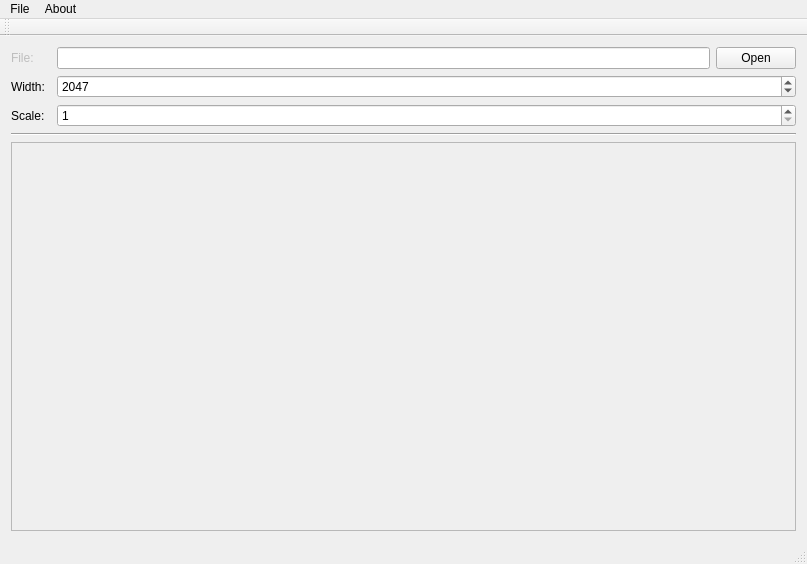
<?xml version="1.0" encoding="UTF-8"?>
<ui version="4.0">
 <class>MainWindow</class>
 <widget class="QMainWindow" name="MainWindow">
  <property name="geometry">
   <rect>
    <x>0</x>
    <y>0</y>
    <width>807</width>
    <height>564</height>
   </rect>
  </property>
  <property name="windowTitle">
   <string>MainWindow</string>
  </property>
  <widget class="QWidget" name="centralWidget">
   <layout class="QGridLayout" name="gridLayout">
    <item row="1" column="0">
     <widget class="QLabel" name="label">
      <property name="text">
       <string>Width:</string>
      </property>
     </widget>
    </item>
    <item row="0" column="0">
     <widget class="QLabel" name="label_3">
      <property name="enabled">
       <bool>false</bool>
      </property>
      <property name="text">
       <string>File:</string>
      </property>
     </widget>
    </item>
    <item row="0" column="2">
     <widget class="QLineEdit" name="lineEdit">
      <property name="enabled">
       <bool>true</bool>
      </property>
      <property name="text">
       <string/>
      </property>
      <property name="readOnly">
       <bool>true</bool>
      </property>
     </widget>
    </item>
    <item row="1" column="2" colspan="2">
     <widget class="QSpinBox" name="spinBox">
      <property name="sizePolicy">
       <sizepolicy hsizetype="Expanding" vsizetype="Fixed">
        <horstretch>0</horstretch>
        <verstretch>0</verstretch>
       </sizepolicy>
      </property>
      <property name="minimum">
       <number>8</number>
      </property>
      <property name="maximum">
       <number>10000000</number>
      </property>
      <property name="singleStep">
       <number>1</number>
      </property>
      <property name="value">
       <number>2047</number>
      </property>
     </widget>
    </item>
    <item row="4" column="0" colspan="4">
     <widget class="QScrollArea" name="scrollArea">
      <property name="widgetResizable">
       <bool>true</bool>
      </property>
      <widget class="QWidget" name="scrollAreaWidgetContents">
       <property name="geometry">
        <rect>
         <x>0</x>
         <y>0</y>
         <width>787</width>
         <height>376</height>
        </rect>
       </property>
      </widget>
     </widget>
    </item>
    <item row="0" column="3">
     <widget class="QPushButton" name="pushButton">
      <property name="enabled">
       <bool>true</bool>
      </property>
      <property name="text">
       <string>Open</string>
      </property>
     </widget>
    </item>
    <item row="3" column="0" colspan="4">
     <widget class="Line" name="line">
      <property name="sizePolicy">
       <sizepolicy hsizetype="Expanding" vsizetype="Minimum">
        <horstretch>0</horstretch>
        <verstretch>0</verstretch>
       </sizepolicy>
      </property>
      <property name="orientation">
       <enum>Qt::Horizontal</enum>
      </property>
     </widget>
    </item>
    <item row="2" column="0">
     <widget class="QLabel" name="label_2">
      <property name="text">
       <string>Scale:</string>
      </property>
     </widget>
    </item>
    <item row="2" column="2" colspan="2">
     <widget class="QSpinBox" name="spinBoxScale">
      <property name="minimum">
       <number>1</number>
      </property>
      <property name="maximum">
       <number>10</number>
      </property>
      <property name="value">
       <number>1</number>
      </property>
     </widget>
    </item>
   </layout>
  </widget>
  <widget class="QMenuBar" name="menuBar">
   <property name="geometry">
    <rect>
     <x>0</x>
     <y>0</y>
     <width>807</width>
     <height>25</height>
    </rect>
   </property>
   <widget class="QMenu" name="menuBitView">
    <property name="title">
     <string>File</string>
    </property>
    <addaction name="actionOpen"/>
    <addaction name="actionClose"/>
   </widget>
   <widget class="QMenu" name="menuAbout">
    <property name="title">
     <string>About</string>
    </property>
   </widget>
   <addaction name="menuBitView"/>
   <addaction name="menuAbout"/>
  </widget>
  <widget class="QToolBar" name="mainToolBar">
   <attribute name="toolBarArea">
    <enum>TopToolBarArea</enum>
   </attribute>
   <attribute name="toolBarBreak">
    <bool>false</bool>
   </attribute>
  </widget>
  <widget class="QStatusBar" name="statusBar"/>
  <action name="actionOpen">
   <property name="text">
    <string>Open...</string>
   </property>
  </action>
  <action name="actionClose">
   <property name="text">
    <string>Close</string>
   </property>
  </action>
 </widget>
 <layoutdefault spacing="6" margin="11"/>
 <tabstops>
  <tabstop>scrollArea</tabstop>
 </tabstops>
 <resources/>
 <connections>
  <connection>
   <sender>pushButton</sender>
   <signal>clicked()</signal>
   <receiver>actionOpen</receiver>
   <slot>trigger()</slot>
   <hints>
    <hint type="sourcelabel">
     <x>755</x>
     <y>60</y>
    </hint>
    <hint type="destinationlabel">
     <x>-1</x>
     <y>-1</y>
    </hint>
   </hints>
  </connection>
  <connection>
   <sender>actionClose</sender>
   <signal>triggered()</signal>
   <receiver>actionClose</receiver>
   <slot>trigger()</slot>
   <hints>
    <hint type="sourcelabel">
     <x>-1</x>
     <y>-1</y>
    </hint>
    <hint type="destinationlabel">
     <x>-1</x>
     <y>-1</y>
    </hint>
   </hints>
  </connection>
  <connection>
   <sender>spinBoxScale</sender>
   <signal>valueChanged(int)</signal>
   <receiver>MainWindow</receiver>
   <slot>repaint()</slot>
   <hints>
    <hint type="sourcelabel">
     <x>431</x>
     <y>126</y>
    </hint>
    <hint type="destinationlabel">
     <x>403</x>
     <y>281</y>
    </hint>
   </hints>
  </connection>
 </connections>
</ui>
